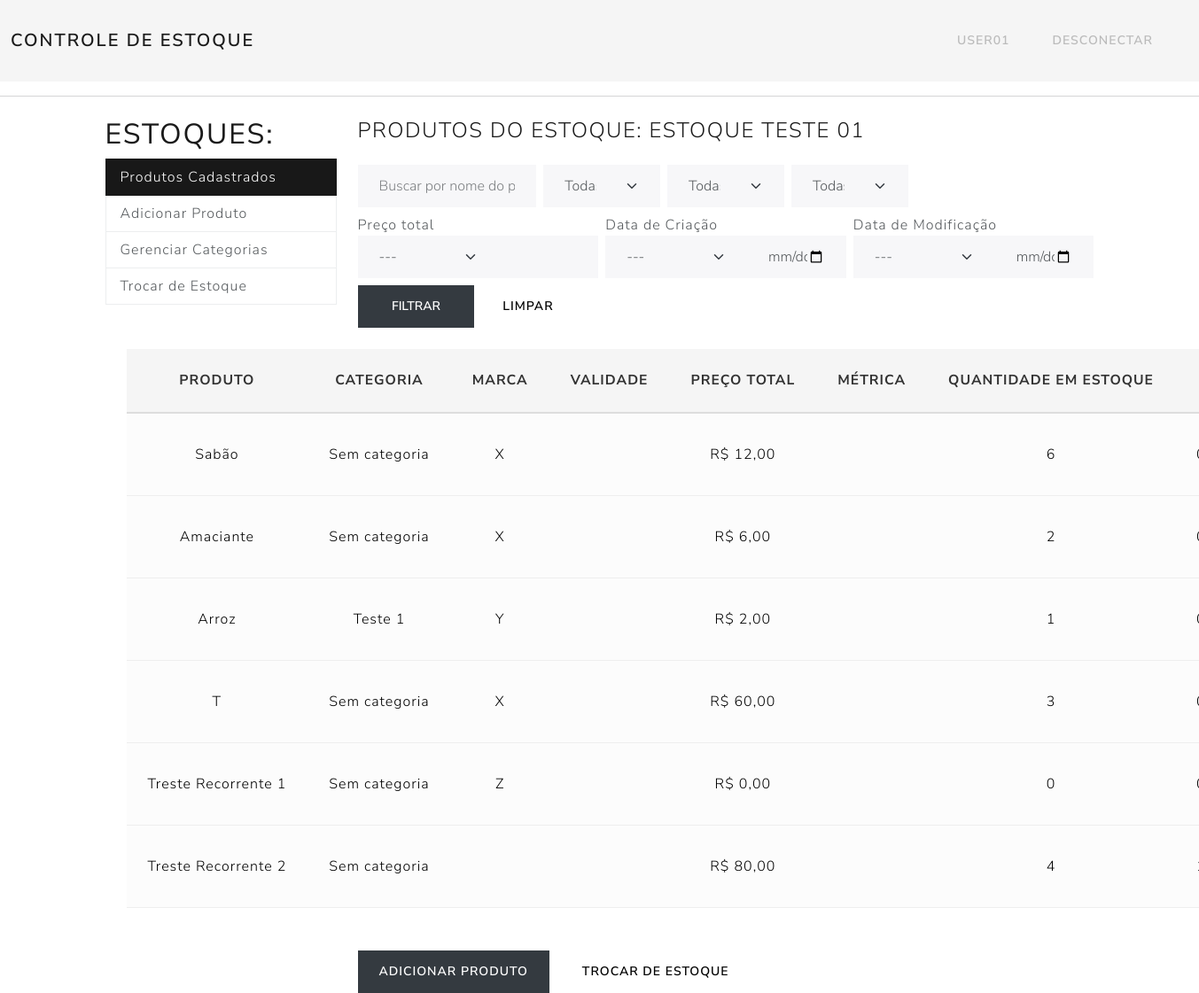
/estoque/2/dashboard/ (signed in), run on the app's committed database.
### App/models.py (models this page shows, shortened)
class Estoque(models.Model):
    nome = models.CharField(max_length=100)
    usuarios = models.ManyToManyField(User, related_name='estoques')

class Produto(models.Model):
    nome = models.CharField(max_length=100)
    categoria = models.ForeignKey(Categoria, on_delete=models.SET_NULL, null=True, blank=True)
    marca = models.CharField(max_length=100, blank=True)
    dataValidade = models.DateField(null=True, blank=True)
    preco = models.DecimalField(max_digits=8, decimal_places=2)
    metrica = models.ForeignKey(Metrica, on_delete=models.PROTECT, related_name='produtos')
    estoque = models.ForeignKey(Estoque, on_delete=models.CASCADE, related_name='produtos')
    unidades = models.PositiveIntegerField(default=0)
    dataCadastro = models.DateTimeField(auto_now_add=True)
    dataModificacao = models.DateTimeField(auto_now=True)

class Categoria(models.Model):
    nome = models.CharField(max_length=100)
    estoque = models.ForeignKey(Estoque, on_delete=models.CASCADE, related_name='categorias')

### App/views.py (the view, shortened to what this page needs)
# urls.py: path('estoque/<int:estoque_id>/dashboard/', views.estoque_dashboard, name='estoque_dashboard'),
@login_required
def estoque_dashboard(request, estoque_id):
    estoque = get_object_or_404(Estoque, id=estoque_id, usuarios=request.user)
    produtos = estoque.produtos.select_related('categoria').all()
    compras_recorrentes = CompraRecorrente.objects.filter(produto__estoque=estoque)
    avisos_recorrentes = []
    aba = request.GET.get('aba')  # <- CAPTURA ABA
    if not aba:
        aba = 'produtos'
    categorias = estoque.categorias.all()
    categoria_form = None
    metricas = Metrica.objects.all().order_by('-fixa', 'nome')
    form_produto = ProdutoForm(estoque=estoque)
    q = request.GET.get('q', '').strip()
    categoria_id = request.GET.get('categoria', '')
    marca = request.GET.get('marca', '').strip()
    metrica_id = request.GET.get('metrica', '').strip()
    created_op = request.GET.get('created_op')
    created_val = request.GET.get('created_val')
    updated_op = request.GET.get('updated_op')
    updated_val = request.GET.get('updated_val')
    preco_total_op = request.GET.get('preco_total_op')
    preco_total_val = request.GET.get('preco_total_val')
    marcas = produtos.exclude(marca='').values_list('marca', flat=True).distinct().order_by('marca')
    if q:
        produtos = produtos.filter(nome__icontains=q)
    if categoria_id:
        produtos = produtos.filter(categoria__id=categoria_id)
    if marca:
        produtos = produtos.filter(marca=marca)
    if metrica_id:
        produtos = produtos.filter(metrica__id=metrica_id)
    produtos_info = []
    for produto in produtos:
        entradas = Movimentacao.objects.filter(produto=produto, tipo=Movimentacao.ENTRADA).aggregate(total=models.Sum('quantidade'))['total'] or 0
        saidas = Movimentacao.objects.filter(produto=produto, tipo=Movimentacao.SAIDA).aggregate(total=models.Sum('quantidade'))['total'] or 0
        saldo = entradas - saidas
        preco_total = produto.preco * saldo
        produtos_info.append({
            'produto': produto,
            'saldo': saldo,
            'preco_total': preco_total,
        })
    for compra in compras_recorrentes:
        atrasada, dias_atraso = compra.esta_atrasada()
    context = {
        'estoque': estoque,
        'aba': aba,
        'produtos_info': produtos_info,
        'marcas': marcas,
        'avisos_recorrentes': avisos_recorrentes,
        'categorias': categorias,
        'form': form_produto,  # Para {% include "App/produto_criar_include.html" %}
        'categoria_form': categoria_form,
        'metricas': metricas,
    }
    return render(request, 'App/estoque_dashboard.html', context)

### App/models.py (called while the page is built)
    def proxima_data(self):
        base = self.ultima_compra or self.data_inicio
        if self.intervalo_tipo == 'dias':
            return base + timedelta(days=self.intervalo_valor)
        elif self.intervalo_tipo == 'meses':
            return base + relativedelta(months=self.intervalo_valor)
        elif self.intervalo_tipo == 'anos':
            return base + relativedelta(years=self.intervalo_valor)
        return base

    def esta_atrasada(self):
        if self.ignorar_ate_logout:
            return False, 0
        hoje = date.today()
        proxima = self.proxima_data()
        if hoje > proxima:
            return True, (hoje - proxima).days
        return False, 0

### App/templates/App/estoque_dashboard.html (shortened to what this page needs)
{% extends 'App/base.html' %}
{% block conteudo %}
<div class="container mt-4">
    <div class="row">
        <div class="col-md-3">
            <h2 style="letter-spacing:2px; font-weight: 400; font-size:2rem;">ESTOQUES:</h2>
            <div class="list-group">
                <a href="{% url 'estoque_dashboard' estoque.id %}?aba=produtos" class="list-group-item list-group-item-action {% if not aba or aba == 'produtos' %}active{% endif %}" style="{% if not aba or aba == 'produtos' %}background:#181818; border-color:#181818; color:white;{% endif %}">Produtos Cadastrados</a>
                <a href="{% url 'estoque_dashboard' estoque.id %}?aba=criar_produto" class="list-group-item list-group-item-action " style="">Adicionar Produto</a>
                <a href="{% url 'estoque_dashboard' estoque.id %}?aba=categorias" class="list-group-item list-group-item-action " style="">Gerenciar Categorias</a>
                <a href="{% url 'selecionar_estoque' %}" class="list-group-item list-group-item-action">Trocar de Estoque</a>
            </div>
        </div>
        <div class="col-md-9">
            {% if aba == 'categorias' %}
                {% include "App/categorias_gerenciar.html" %}
            {% elif aba == 'criar_produto' %}
                {% include "App/produto_criar_include.html" %}
            {% elif aba == 'produtos' or not aba or aba == 'dashboard' %}
                {% include "App/produtos_listar.html" %}
            {% endif %}
        </div>
    </div>
</div>
{% endblock %}

### App/templates/App/barra_navegacao.html (shortened to what this page needs)
<nav class="navbar navbar-expand-lg" style="background:#f5f5f5;">
    <div class="container-fluid">
        <a class="navbar-brand" href="{% url 'selecionar_estoque' %}" style="font-weight: 600; letter-spacing: 2px;">
            {% if estoque_atual %}
                CONTROLE DE ESTOQUE - {{ estoque_atual.nome|upper }}
            {% else %}
                CONTROLE DE ESTOQUE
            {% endif %}
        </a>
        <div class="collapse navbar-collapse justify-content-end" id="navbarNav">
            <ul class="navbar-nav">
                {% if user.is_authenticated %}
                    <li class="nav-item">
                        <a class="nav-link" href="{% url 'usuario_configuracao' %}" style="text-transform: uppercase; color: #bbb;">{{ user.username }}</a>
                    </li>
                    <li class="nav-item">
                        <a class="nav-link" href="{% url 'logout' %}" style="color: #bbb;">DESCONECTAR</a>
                    </li>
                {% endif %}
            </ul>
        </div>
    </div>
</nav>

### App/templates/App/produtos_listar.html (shortened to what this page needs)
{% load crispy_forms_tags %}
{% load static %}
<link rel="stylesheet" href="{% static 'App/dashboard_produtos.css' %}">
<h3 class="mb-4" style="letter-spacing:1.5px; font-weight:300;">PRODUTOS DO ESTOQUE: {{ estoque.nome|upper }}</h3>
<form method="get" class="mb-4">
    <div class="row g-2">
        <div class="col-md-3">
            <input type="text" name="q" placeholder="Buscar por nome do produto..." value="{{ request.GET.q }}" class="form-control">
        </div>
        <div class="col-md-2">
            <select name="categoria" class="form-select">
                <option value="">Todas as categorias</option>
            </select>
        </div>
        <div class="col-md-2">
            <select name="marca" class="form-select">
                <option value="">Todas as marcas</option>
            </select>
        </div>
        <div class="col-md-2">
            <select name="metrica" class="form-select">
                <option value="">Todas as métricas</option>
            </select>
        </div>
        <div class="col-md-4">
            <label>Preço total</label>
            <div class="input-group">
                <select class="form-select" name="preco_total_op">
                    <option value="">---</option>
                </select>
                <input type="number" step="0.01" class="form-control" name="preco_total_val" value="{{ request.GET.preco_total_val }}">
            </div>
        </div>
        <div class="col-md-4">
            <label>Data de Criação</label>
            <div class="input-group">
                <select class="form-select" name="created_op">
                    <option value="">---</option>
                </select>
                <input type="date" class="form-control" name="created_val" value="{{ request.GET.created_val }}">
            </div>
        </div>
        <div class="col-md-4">
            <label>Data de Modificação</label>
            <div class="input-group">
                <select class="form-select" name="updated_op">
                    <option value="">---</option>
                </select>
                <input type="date" class="form-control" name="updated_val" value="{{ request.GET.updated_val }}">
            </div>
        </div>
        <div class="col-md-2">
            <button type="submit" class="btn btn-dark w-100">Filtrar</button>
        </div>
        <div class="col-md-1">
            <a href="{% url 'estoque_dashboard' estoque.id %}?aba=produtos" class="btn btn-secondary w-100">Limpar</a>
        </div>
    </div>
</form>
<div class="produtos-table-wrapper">
  <table class="table produtos-table">
    <thead>
        <tr>
            <th>PRODUTO</th>
            <th>CATEGORIA</th>
            <th>MARCA</th>
            <th>VALIDADE</th>
            <th>PREÇO TOTAL</th>
            <th>MÉTRICA</th>
            <th>QUANTIDADE EM ESTOQUE</th>
            <th>CRIADO EM</th>
        </tr>
    </thead>
    <tbody>
        {% for item in produtos_info %}
            <tr>
                <td>{{ item.produto.nome }}</td>
                <td>
                    {% if item.produto.categoria %}
                        {{ item.produto.categoria.nome }}
                    {% else %}
                        Sem categoria
                    {% endif %}
                </td>
                <td>{{ item.produto.marca }}</td>
                <td>{{ item.produto.validade|date:"d/m/Y" }}</td>
                <td>R$ {{ item.preco_total|floatformat:2 }}</td>
                <td>{{ item.produto.get_metrica_display }}</td>
                <td>{{ item.saldo }}</td>
                <td>{{ item.produto.dataCadastro|date:"d/m/Y H:i" }}</td>
            </tr>
        {% empty %}
            <tr>
                <td colspan="10">Nenhum produto cadastrado neste estoque.</td>
            </tr>
        {% endfor %}
    </tbody>
  </table>
</div>
<a href="{% url 'estoque_dashboard' estoque.id %}?aba=criar_produto" class="btn btn-dark">Adicionar Produto</a>
<a href="{% url 'selecionar_estoque' %}" class="btn btn-secondary ms-2">Trocar de Estoque</a>

### App/templates/App/dashboard_produtos.css (style rules this page uses)
.col-md-9 { min-width: 0; flex: 1 1 0; max-width: 100%; overflow-x: visible !important; }
.produtos-table-wrapper { width: 100vw; max-width: 100vw; margin-left: calc(-1 * (100vw - 100%) / 2); overflow-x: auto; margin-bottom: 2rem; }
.table.produtos-table { width: 100%; min-width: 1100px; font-size: 1rem; background: #fff; }
.table.produtos-table th, .table.produtos-table td { white-space: nowrap; vertical-align: middle; text-align: center; }
.table.produtos-table th { text-transform: uppercase; letter-spacing: 1px; font-size: 0.98em; color: #333; background: #f5f5f5; border-bottom: 2px solid #ddd; }
.table.produtos-table tr { border-bottom: 1px solid #eee; }
.table.produtos-table td { background: #fcfcfc; border-top: none; }

### data on the page
Estoque: nome "ESTOQUE TESTE 01"
Produto: produto.nome "Sabão", shows "Sem categoria", produto.marca "X", preco_total "12,00", saldo "6"
Produto: produto.nome "Amaciante", shows "Sem categoria", produto.marca "X", preco_total "6,00", saldo "2"
Produto: produto.nome "Arroz", produto.categoria.nome "Teste 1", produto.marca "Y", preco_total "2,00", saldo "1"
Produto: produto.nome "T", shows "Sem categoria", produto.marca "X", preco_total "60,00", saldo "3"
Produto: produto.nome "Treste Recorrente 1", shows "Sem categoria", produto.marca "Z", preco_total "0,00", saldo "0"
Produto: produto.nome "Treste Recorrente 2", shows "Sem categoria", preco_total "80,00", saldo "4"

### other printed values
{{ user.username }} "USER01"
